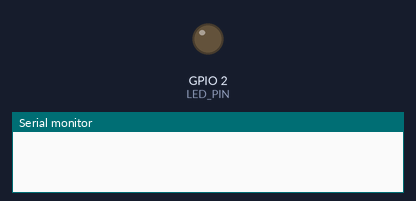
Bench run of a sketch on a simulated ESP32. Shown: output pins drawn as LEDs (lit = HIGH), the last lines printed to the serial monitor. At 13.3 s the program stops and its outputs stay as they are.

Above: at 0.0 s.
At 11.4 s:
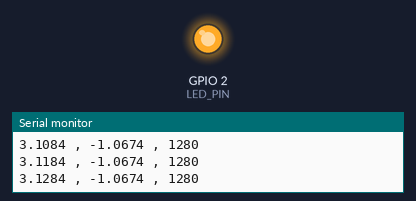
Timing chart, 0 to 13.8 s (numbered marks = the images above):
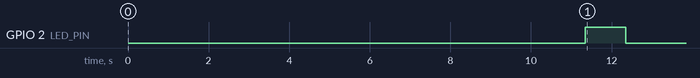

The sketch:

ESP32_BENCHMARK.ino
```cpp
#pragma GCC optimize ("-O1")
#include"ann_weights2.h"
#include"neural_network.h"
float l0[16],l1[16];
#define LED_PIN 2 // Change to 1 or 4 if 2 does not work

void setup() {
  pinMode(LED_PIN, OUTPUT);
  Serial.begin(115200);
delay(10000);
  Serial.print("input,output,cycles taken\n");

}

void loop() {

float input=-3.14159564f;
   for (int i = 0; i < 628; i++)
    {

        uint32_t  start = ESP.getCycleCount();

        float inp=standardize_input(input,INPUT_MEAN,INPUT_SCALE);
        forward_pass(&inp, 1, W0 ,BB00, l0, 4);
        tanh_activation(l0, 8);

        // uart_write("layer2\n\r",9);
        forward_pass(l0, 4, W1, BB11, l1, 8);
        tanh_activation(l1, 16);

        // uart_write("layer3\n\r",9);
        forward_pass(l1, 8, W2, BB22, l0, 8);
        tanh_activation(l0, 16);

        // uart_write("layer4\n\r",9);
        forward_pass(l0, 8, W3, BB33, l1, 4);
        tanh_activation(l1, 8);

        // Layer 4 (final output)
        forward_pass(l1, 4, W4, BB44, l0, 1);
        uint32_t end= ESP.getCycleCount();;
        uint32_t cycles= end-start;

      Serial.printf("%.4f , %.4f , %ld \n",input,l0[0],cycles);
      input+=0.01f;
    }


  digitalWrite(LED_PIN, HIGH);
  delay(1000);
  digitalWrite(LED_PIN, LOW);
  delay(1000);
while (1) {}
}
```

ann_weights2.h
```cpp
#ifndef ANN_WEIGHTS_H
#define ANN_WEIGHTS_H

// #include"software_solutions_FPU.h"
#define LAYER_0_SIZE 1
#define LAYER_1_SIZE 4
#define LAYER_2_SIZE 8
#define LAYER_3_SIZE 8
#define LAYER_4_SIZE 4
#define LAYER_5_SIZE 1

// StandardScaler parameters
const float INPUT_MEAN = 0.00000000f;
const float INPUT_SCALE = 3.62796151f;

float standardize_input(float x, float mean, float scale)
{
    return ((x-mean) / scale);
}

const float W0[4] = {
    -0.92928829f, 1.47583583f, 1.01780006f, -0.14215123f
};

const float W1[32] = {
    -0.54465219f, 0.90931944f, -1.06000360f, 0.63958597f, 0.15879943f, -0.61103576f,
    -0.79982263f, -0.36520894f, -0.85093251f, 0.32521733f, 0.10818566f, -0.65249008f,
    0.93934722f, -0.74703507f, 0.68736092f, -0.15325656f, -0.26383630f, 0.64666658f,
    -0.44603276f, -0.21172614f, 0.99134735f, -1.11745987f, 0.50327139f, -0.76306568f,
    -0.57248026f, 0.63224475f, 0.70524066f, 0.47512599f, -0.10604983f, -0.38354240f,
    0.49266772f, 0.26777735f
};

const float W2[64] = {
    -0.22708314f, -0.69027364f, 1.01508325f, 0.24697408f, 0.50005801f, 0.94435207f,
    0.29072642f, 0.92705974f, -0.11055327f, -0.15361697f, -0.49141973f, -0.98928465f,
    -0.67825830f, -0.63027292f, 0.30041905f, -0.61587752f, -0.46445620f, -0.38061391f,
    -0.42711946f, 0.65445180f, -0.35058277f, 1.08789922f, 0.51789748f, -0.08435548f,
    -0.65832378f, 0.18176525f, 0.19414339f, 0.44055983f, 0.54157368f, -0.47448120f,
    -0.25378132f, -0.45850834f, 0.44142261f, 0.45823599f, -0.08351167f, -0.67457108f,
    -0.46656199f, -0.27148151f, 0.37161782f, 0.16066335f, 0.40139723f, -0.25393734f,
    -0.60402110f, 0.71417945f, 0.57612809f, 0.24923828f, 0.32915640f, 0.12469543f,
    0.33695671f, -0.10173212f, -0.92557789f, -0.45886779f, -0.73729452f, 0.06875961f,
    -0.26519649f, -0.26467707f, 0.46847928f, -0.35871134f, -0.26400282f, 0.57137443f,
    -0.19113357f, -0.33725484f, -0.23818143f, -0.37380985f
};

const float W3[32] = {
    0.52493227f, 0.56113284f, -0.45024397f, -0.40206416f, -0.27993759f, -0.01174665f,
    0.42747275f, 0.61948472f, -0.95430202f, -0.14246668f, 0.09651625f, -0.60862987f,
    -0.61801060f, -0.39508028f, 0.67635686f, -0.34453471f, 0.56459123f, 0.60110573f,
    -0.53738926f, 1.05409302f, 0.44734992f, -0.56354949f, 0.34592710f, -0.60416524f,
    -0.65480715f, -0.93109791f, 0.32075255f, -0.22239764f, -0.74774081f, -0.36699291f,
    0.80076700f, -0.52655669f
};

const float W4[4] = {
    0.56952160f, 0.95406949f, -0.68740571f, 1.08820017f
};

const float BB00[4] = {
    -1.06464549f, 0.17377264f, -1.02794932f, 0.80331495f
};

const float BB11[8] = {
    -0.51371712f, -0.06431385f, -0.57709077f, 0.63606761f, -0.28030376f, 0.44965822f,
    -0.06460227f, 0.35878228f
};

const float BB22[8] = {
    0.56967604f, 0.35977024f, -0.01672850f, 0.55479021f, 0.47012499f, -0.31098770f,
    0.45517973f, -0.00912007f
};

const float BB33[4] = {
    -0.44937532f, -0.02478089f, 0.47923798f, -0.25539731f
};

const float BB44[1] = {
    -0.17363027f
};

#endif
```

neural_network.h
```cpp
#include <stdint.h>
#ifndef __NEURAL_NETWORK__
#define __NEURAL_NETWORK__

// #include"software_solutions_FPU.h"
// standard function to perform the neural feedforward path
// no activation on output :) gotta use it by yourself (imma regret this decision)
// weights matrix and biasses are in row major order
// void forward_pass(const float* input,uint32_t input_size,const float* weights,
//                     const float* biases,float* output,uint32_t output_size)
// {
//     for (uint32_t i = 0; i < output_size; i++)
//     {
//         float accumulation=biases[i];
//         for (uint32_t j = 0; j < input_size; j++)
//         {
//             accumulation+=(input[j]*weights[(i*input_size)+j]);
//         }
//         output[i]=accumulation;
//     }
// }

void forward_pass(const float* input, uint32_t input_size,
                  const float* weights, const float* biases,
                  float* output, uint32_t output_size)
{
    for (uint32_t i = 0; i < output_size; i++) {
        float sum = biases[i];
        for (uint32_t j = 0; j < input_size; j++) {
            sum += input[j] * weights[j * output_size + i];
        }
        output[i] = sum;
    }
}


// rectified linear unit :)
void ReLU(float* input,uint32_t size){
    for (uint32_t i = 0; i < size; i++)
    {
        if((int32_t)(input[i])<0){input[i]=0.0f;}
    }
}

void tanh_activation(float* input,uint32_t size){
    for(uint32_t i=0;i<size;i++){

        if ((int32_t)(input[i]) < -3){input[i]=-1.0f;continue;}
        if ((int32_t)(input[i]) >  3){input[i]=1.0f;continue;}

        float x2 = input[i] * input[i];
        float x3=input[i] * (27.0f + x2) / (27.0f + 9.0f * x2);
        input[i]=x3;
    }
}
// this version uses non zero uniform quantization
void forward_pass_quantized(const float* input, uint32_t input_size,
                  const int8_t* weights,float scale_weights, const int8_t* biases,
                  float scale_biases,float* output, uint32_t output_size)
{
    for (uint32_t i = 0; i < output_size; i++) {
        float sum = biases[i]*scale_biases;
        for (uint32_t j = 0; j < input_size; j++) {
            sum += input[j] * weights[j * output_size + i]*scale_weights;
        }
        output[i] = sum;
    }
}

// this version uses 0 uniform quantization
// Per layer symmetric uniform quantization
void forward_pass_quantized_symetric(const float* input, uint32_t input_size,
                  const int8_t* weights,float scale_weights, const int8_t* biases,
                  float scale_biases,float* output, uint32_t output_size)
{
    for (uint32_t i = 0; i < output_size; i++) {
        float sum = biases[i]/scale_biases;
        for (uint32_t j = 0; j < input_size; j++) {
            float w= weights[j * output_size + i]/scale_weights;
            sum += input[j] * w;
        }
        output[i] = sum;
    }
}

void tanh_activation_quantized(float* input,uint32_t size){
    for(uint32_t i=0;i<size;i++){

        // if (float_lt(input[i],-3.0f)){input[i]=-1.0f;continue;}
        // if (float_gt(input[i],3.0f)){input[i]=1.0f;continue;}
        if (input[i]<-3.0f){input[i]=-1.0f;continue;}
        if (input[i]>3.0f){input[i]=1.0f;continue;}

        float x2 = input[i] * input[i];
        float x3=input[i] * (27.0f + x2) / (27.0f + 9.0f * x2);
        input[i]=x3;
    }
}


#endif
```

Measured:
- by itself, GPIO 2 (LED_PIN): LOW → HIGH at 11.3 s, → LOW 1.0 s later
